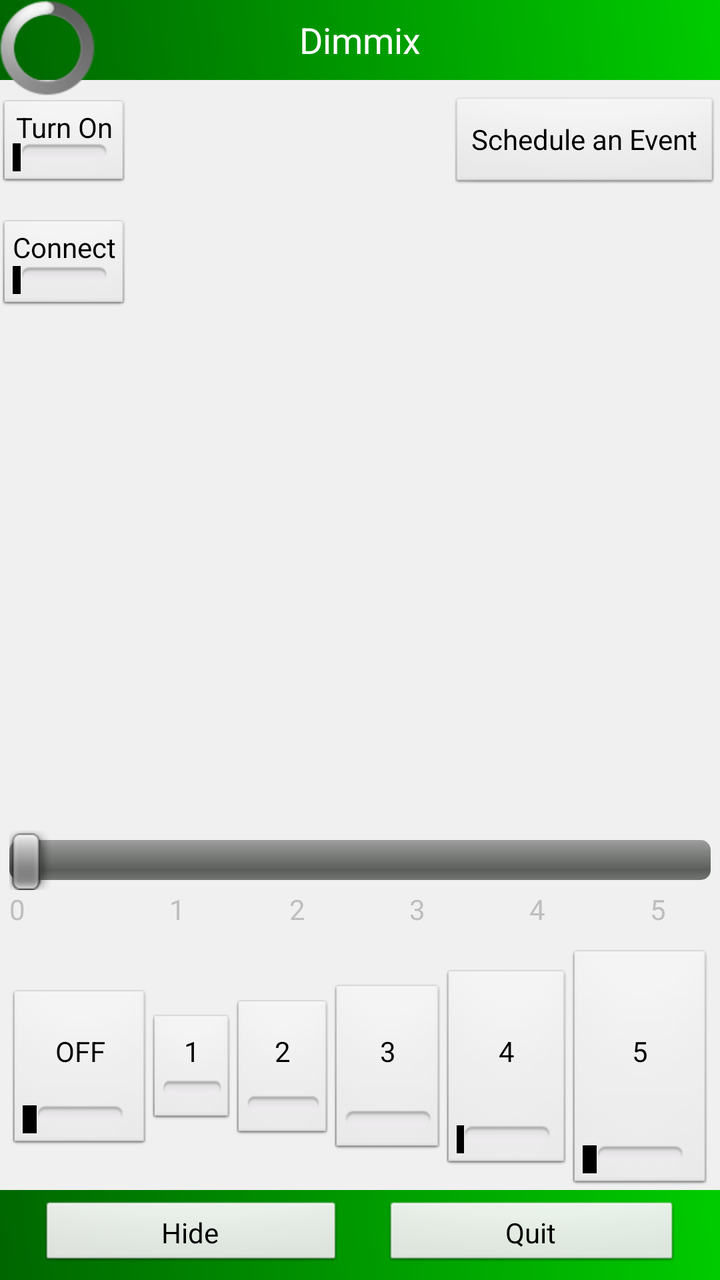
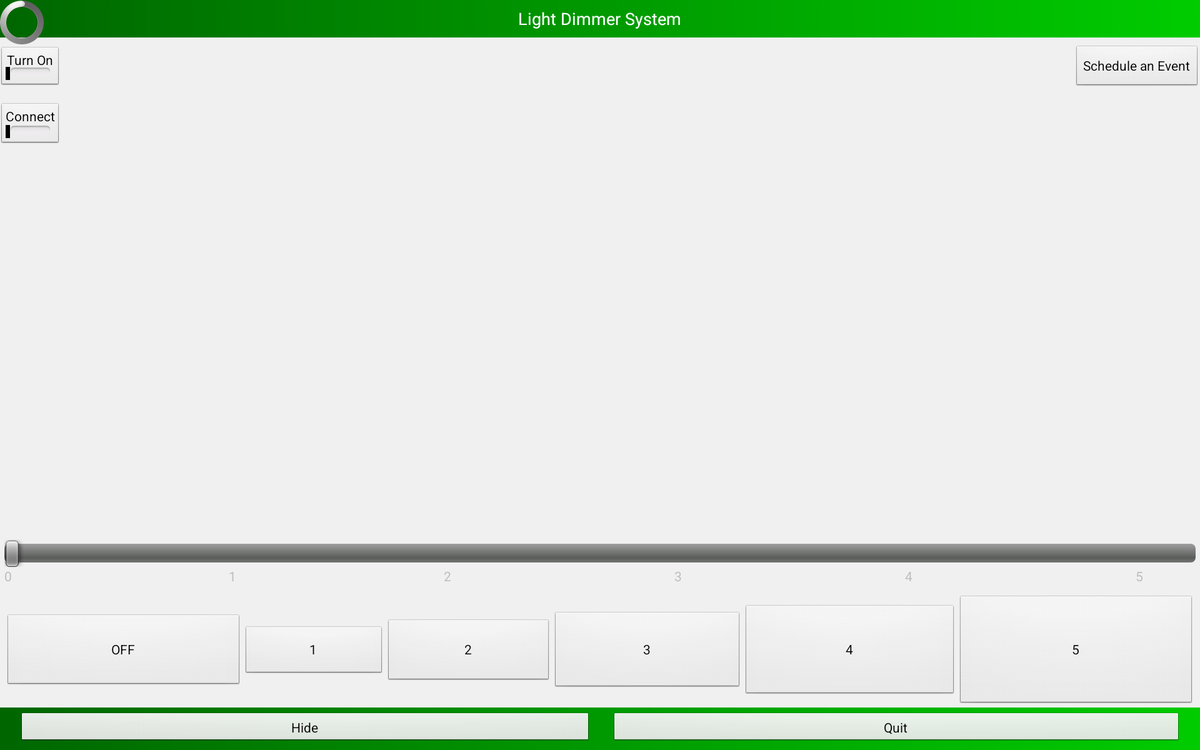

Two renders of one Android screen. The first uses the default layout on a phone; the second uses the alternative layout the repository ships for a different screen configuration, on a matching device. The two XML files are below.
<!-- AndroidManifest.xml: application theme android:Theme.Black.NoTitleBar -->
<!-- res/layout/activity_home_page.xml -->
<RelativeLayout xmlns:android="http://schemas.android.com/apk/res/android"
                xmlns:tools="http://schemas.android.com/tools"
                android:layout_width="match_parent"
                android:layout_height="wrap_content"
                android:background="#F0F0F0"
                android:paddingBottom="@dimen/activity_vertical_margin"
                android:paddingLeft="@dimen/activity_horizontal_margin"
                android:paddingRight="@dimen/activity_horizontal_margin"
                android:paddingTop="@dimen/activity_vertical_margin"
                tools:context=".HomePage">

    <RelativeLayout
            android:id="@+id/header"
            android:layout_width="match_parent"
            android:layout_height="40dp"
            android:layout_alignParentTop="true"
            android:background="@layout/custom_shape"
            android:gravity="center">

        <TextView
                android:id="@+id/title"
                android:layout_width="wrap_content"
                android:layout_height="wrap_content"
                android:layout_centerVertical="true"
                android:text="@string/app_name"
                android:textColor="#FFF"
                android:textSize="18dp"/>
    </RelativeLayout>

    <LinearLayout
            android:id="@+id/footer"
            android:layout_width="match_parent"
            android:layout_height="45dp"
            android:layout_alignParentBottom="true"
            android:background="@layout/custom_shape"
            android:gravity="center|center_vertical">

        <Button
                android:id="@+id/hide"
                android:layout_width="wrap_content"
                android:layout_height="35dp"
                android:layout_marginLeft="20dp"
                android:layout_marginRight="10dp"
                android:layout_weight="0.03"
                android:text="Hide"/>

        <Button
                android:id="@+id/quit"
                android:layout_width="wrap_content"
                android:layout_height="35dp"
                android:layout_marginLeft="10dp"
                android:layout_marginRight="20dp"
                android:layout_weight="0.03"
                android:text="Quit"/>
    </LinearLayout>

    <ProgressBar
            android:id="@+id/progressBar"
            android:layout_width="wrap_content"
            android:layout_height="wrap_content"/>

    <LinearLayout
            android:id="@+id/btns_layout"
            android:layout_width="match_parent"
            android:layout_height="wrap_content"
            android:layout_above="@id/footer"
            android:layout_marginBottom="0dp"
            android:layout_marginLeft="5dp"
            android:layout_marginRight="5dp"
            android:weightSum="10"
            android:orientation="horizontal">

        <ToggleButton
                android:id="@+id/btn0"
                android:layout_width="0dp"
                android:layout_height="80dp"
                android:layout_weight="2"
                android:textOff="OFF"
                android:textOn="OFF"/>

        <ToggleButton
                android:id="@+id/btn1"
                android:layout_width="0dp"
                android:layout_height="55dp"
                android:layout_weight="1.2"
                android:textOff="1"
                android:textOn="1"/>

        <ToggleButton
                android:id="@+id/btn2"
                android:layout_width="0dp"
                android:layout_height="70dp"
                android:layout_weight="1.4"
                android:textOff="2"
                android:textOn="2"/>

        <ToggleButton
                android:id="@+id/btn3"
                android:layout_width="0dp"
                android:layout_height="85dp"
                android:layout_weight="1.6"
                android:textOff="3"
                android:textOn="3"/>

        <ToggleButton
                android:id="@+id/btn4"
                android:layout_width="0dp"
                android:layout_height="100dp"
                android:layout_weight="1.8"
                android:textOff="4"
                android:textOn="4"/>

        <ToggleButton
                android:id="@+id/btn5"
                android:layout_width="0dp"
                android:layout_height="120dp"
                android:layout_weight="2"
                android:textOff="5"
                android:textOn="5"/>
    </LinearLayout>

    <LinearLayout
            android:layout_width="match_parent"
            android:layout_height="wrap_content"
            android:layout_above="@id/btns_layout"
            android:layout_marginBottom="0dp"
            android:orientation="vertical">
        <SeekBar
                android:id="@+id/seekBar"
                android:layout_width="match_parent"
                android:layout_height="wrap_content"
                android:layout_marginLeft="5dp"
                android:layout_marginRight="5dp"
                android:layout_marginBottom="0dp"
                android:max="5"/>

        <LinearLayout
                android:id="@+id/numlayout"
                android:layout_width="match_parent"
                android:layout_height="30dp"
                android:layout_marginLeft="5dp"
                android:layout_marginRight="5dp"
                android:weightSum="10"
                android:orientation="horizontal">

            <TextView
                    android:id="@+id/txt0"
                    android:layout_width="0dp"
                    android:layout_height="wrap_content"
                    android:layout_weight="1"
                    android:text="0"/>

            <TextView
                    android:id="@+id/txt1"
                    android:layout_width="0dp"
                    android:layout_height="wrap_content"
                    android:layout_marginLeft="50dp"
                    android:layout_weight="2"
                    android:text="1"/>

            <TextView
                    android:id="@+id/txt2"
                    android:layout_width="0dp"
                    android:layout_height="wrap_content"
                    android:layout_weight="2"
                    android:text="2"/>

            <TextView
                    android:id="@+id/txt3"
                    android:layout_width="0dp"
                    android:layout_height="wrap_content"
                    android:layout_weight="2"
                    android:text="3"/>

            <TextView
                    android:id="@+id/txt4"
                    android:layout_width="0dp"
                    android:layout_height="wrap_content"
                    android:layout_weight="2"
                    android:text="4"/>

            <TextView
                    android:id="@+id/txt5"
                    android:layout_width="0dp"
                    android:layout_height="wrap_content"
                    android:layout_weight="1"
                    android:text="5"/>
        </LinearLayout>
    </LinearLayout>

    <ToggleButton
            android:id="@+id/btstatus"
            android:layout_width="100dp"
            android:layout_height="44dp"
            android:layout_alignParentLeft="true"
            android:layout_alignRight="@+id/connect"
            android:layout_below="@+id/header"
            android:layout_marginTop="10dp"
            android:textOn="@string/btStatusOff"
            android:textOff="@string/btStatusOn"/>

    <ToggleButton
            android:id="@+id/connect"
            android:layout_width="wrap_content"
            android:layout_height="wrap_content"
            android:layout_alignParentLeft="true"
            android:layout_below="@+id/btstatus"
            android:layout_marginTop="16dp"
            android:textOff="@string/connectOn"
            android:textOn="@string/connectOff" android:checked="false"/>

    <Button
            android:id="@+id/schedbtn"
            android:layout_width="wrap_content"
            android:layout_height="wrap_content"
            android:layout_alignParentRight="true"
            android:layout_below="@+id/progressBar"
            android:text="Schedule an Event"/>

</RelativeLayout>
<!-- res/layout/custom_shape.xml (included above) -->
<?xml version="1.0" encoding="utf-8"?>
<shape xmlns:android="http://schemas.android.com/apk/res/android"
       android:shape="rectangle">
    <gradient
            android:startColor="#006600"
            android:endColor="#00CC00"
            android:angle="45"/>
   

</shape>
<!-- resources referenced by this layout -->
<resources>
  <string name="app_name">Dimmix</string>
  <string name="btStatusOff">Turn Off</string>
  <string name="btStatusOn">Turn On</string>
  <string name="connectOff">Disconnect</string>
  <string name="connectOn">Connect</string>
</resources>
<!-- res/layout-xlarge/activity_home_page.xml (the repository's variant of the layout above) -->
<!-- drawn on a large tablet held sideways -->
<RelativeLayout xmlns:android="http://schemas.android.com/apk/res/android"
                xmlns:tools="http://schemas.android.com/tools"
                android:layout_width="match_parent"
                android:layout_height="wrap_content"
                android:background="#F0F0F0"
                android:paddingBottom="@dimen/activity_vertical_margin"
                android:paddingLeft="@dimen/activity_horizontal_margin"
                android:paddingRight="@dimen/activity_horizontal_margin"
                android:paddingTop="@dimen/activity_vertical_margin"
                tools:context=".HomePage">

    <RelativeLayout
            android:id="@+id/header"
            android:layout_width="match_parent"
            android:layout_height="40dp"
            android:layout_alignParentTop="true"
            android:background="@layout/custom_shape"
            android:gravity="center">

        <TextView
                android:id="@+id/title"
                android:layout_width="wrap_content"
                android:layout_height="wrap_content"
                android:layout_centerVertical="true"
                android:text="Light Dimmer System"
                android:textColor="#FFF"
                android:textSize="18dp"/>
    </RelativeLayout>

    <LinearLayout
            android:id="@+id/footer"
            android:layout_width="match_parent"
            android:layout_height="45dp"
            android:layout_alignParentBottom="true"
            android:background="@layout/custom_shape"
            android:gravity="center|center_vertical">

        <Button
                android:id="@+id/hide"
                android:layout_width="wrap_content"
                android:layout_height="35dp"
                android:layout_marginLeft="20dp"
                android:layout_marginRight="10dp"
                android:layout_weight="0.03"
                android:text="Hide"/>

        <Button
                android:id="@+id/quit"
                android:layout_width="wrap_content"
                android:layout_height="35dp"
                android:layout_marginLeft="10dp"
                android:layout_marginRight="20dp"
                android:layout_weight="0.03"
                android:text="Quit"/>
    </LinearLayout>

    <ProgressBar
            android:id="@+id/progressBar"
            android:layout_width="wrap_content"
            android:layout_height="wrap_content"/>

    <LinearLayout
            android:id="@+id/btns_layout"
            android:layout_width="match_parent"
            android:layout_height="wrap_content"
            android:layout_above="@id/footer"
            android:layout_marginBottom="0dp"
            android:layout_marginLeft="5dp"
            android:layout_marginRight="5dp"
            android:weightSum="10"
            android:orientation="horizontal">

        <Button
                android:id="@+id/btn0"
                android:layout_width="0dp"
                android:layout_height="80dp"
                android:layout_weight="2"
                android:text="OFF"/>

        <Button
                android:id="@+id/btn1"
                android:layout_width="0dp"
                android:layout_height="55dp"
                android:layout_weight="1.2"
                android:text="1"/>

        <Button
                android:id="@+id/btn2"
                android:layout_width="0dp"
                android:layout_height="70dp"
                android:layout_weight="1.4"
                android:text="2"/>

        <Button
                android:id="@+id/btn3"
                android:layout_width="0dp"
                android:layout_height="85dp"
                android:layout_weight="1.6"
                android:text="3"/>

        <Button
                android:id="@+id/btn4"
                android:layout_width="0dp"
                android:layout_height="100dp"
                android:layout_weight="1.8"
                android:text="4"/>

        <Button
                android:id="@+id/btn5"
                android:layout_width="0dp"
                android:layout_height="120dp"
                android:layout_weight="2"
                android:text="5"/>
    </LinearLayout>

    <LinearLayout
            android:id="@+id/numLayout"
            android:layout_width="match_parent"
            android:layout_height="30dp"
            android:layout_above="@id/btns_layout"
            android:layout_marginLeft="5dp"
            android:layout_marginRight="5dp"
            android:weightSum="10"
            android:orientation="horizontal">

        <TextView
                android:id="@+id/txt0"
                android:layout_width="wrap_content"
                android:layout_height="wrap_content"
                android:layout_weight="2"
                android:text="0"/>

        <TextView
                android:id="@+id/txt1"
                android:layout_width="wrap_content"
                android:layout_height="wrap_content"
                android:layout_marginLeft="50dp"
                android:layout_weight="2"
                android:ems="3"
                android:text="1"/>

        <TextView
                android:id="@+id/txt2"
                android:layout_width="wrap_content"
                android:layout_height="wrap_content"
                android:layout_weight="2"
                android:ems="4"
                android:text="2"/>

        <TextView
                android:id="@+id/txt3"
                android:layout_width="wrap_content"
                android:layout_height="wrap_content"
                android:layout_weight="2"
                android:ems="4"
                android:text="3"/>

        <TextView
                android:id="@+id/txt4"
                android:layout_width="wrap_content"
                android:layout_height="wrap_content"
                android:layout_weight="2"
                android:ems="4"
                android:text="4"/>

        <TextView
                android:id="@+id/txt5"
                android:layout_width="wrap_content"
                android:layout_height="wrap_content"
                android:layout_weight="2"
                android:ems="4"
                android:text="5"/>
    </LinearLayout>

    <SeekBar
            android:id="@+id/seekBar"
            android:layout_width="match_parent"
            android:layout_height="wrap_content"
            android:layout_above="@id/numLayout"
            android:layout_marginLeft="5dp"
            android:layout_marginRight="5dp"
            android:layout_marginBottom="0dp"
            android:max="5"/>

    <ToggleButton
            android:id="@+id/btstatus"
            android:layout_width="100dp"
            android:layout_height="44dp"
            android:layout_alignParentLeft="true"
            android:layout_alignRight="@+id/connect"
            android:layout_below="@+id/header"
            android:layout_marginTop="10dp"
            android:textOn="@string/btStatusOff"
            android:textOff="@string/btStatusOn"/>

    <ToggleButton
            android:id="@+id/connect"
            android:layout_width="wrap_content"
            android:layout_height="wrap_content"
            android:layout_alignParentLeft="true"
            android:layout_below="@+id/btstatus"
            android:layout_marginTop="16dp"
            android:textOff="@string/connectOn"
            android:textOn="@string/connectOff"/>

    <Button
            android:id="@+id/schedbtn"
            android:layout_width="wrap_content"
            android:layout_height="wrap_content"
            android:layout_alignParentRight="true"
            android:layout_below="@+id/progressBar"
            android:text="Schedule an Event"/>

</RelativeLayout>
<!-- resources referenced by the variant -->
<!-- as a large tablet held sideways resolves them -->
<resources>
  <string name="btStatusOff">Turn Off</string>
  <string name="btStatusOn">Turn On</string>
  <string name="connectOff">Disconnect</string>
  <string name="connectOn">Connect</string>
</resources>
